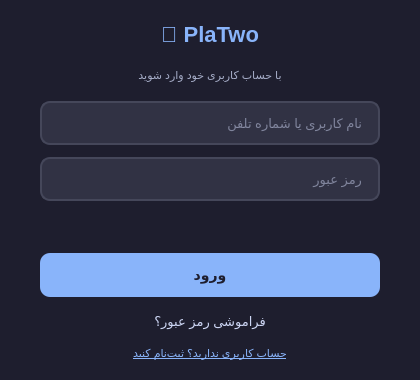
<?xml version="1.0" encoding="UTF-8"?>
<ui version="4.0">
 <class>LoginWindow</class>
 <widget class="QDialog" name="LoginWindow">
  <property name="geometry">
   <rect>
    <x>0</x>
    <y>0</y>
    <width>420</width>
    <height>380</height>
   </rect>
  </property>
  <property name="windowTitle">
   <string>PlaTwo - ورود</string>
  </property>
  <property name="styleSheet">
   <string notr="true">
QWidget {
    background-color: #1e1e2e;
    color: #cdd6f4;
    font-family: 'Segoe UI';
    font-size: 13px;
}
QLabel#titleLabel {
    color: #89b4fa;
    font-size: 22px;
    font-weight: bold;
}
QLabel#descLabel {
    color: #a6adc8;
    font-size: 11px;
}
QLabel#errorLabel {
    color: #f38ba8;
    font-size: 11px;
}
QLineEdit {
    background-color: #313244;
    border: 2px solid #45475a;
    border-radius: 10px;
    padding: 10px 14px;
    color: #cdd6f4;
    font-size: 13px;
    min-height: 20px;
}
QLineEdit:focus {
    border-color: #89b4fa;
}
QPushButton#loginBtn {
    background-color: #89b4fa;
    color: #1e1e2e;
    border: none;
    border-radius: 10px;
    font-size: 14px;
    font-weight: bold;
    padding: 12px;
    min-height: 20px;
}
QPushButton#loginBtn:hover {
    background-color: #b4befe;
}
QPushButton#loginBtn:pressed {
    background-color: #cba6f7;
}
QPushButton#signupBtn {
    color: #89b4fa;
    border: none;
    background: transparent;
    font-size: 11px;
    text-decoration: underline;
}
QPushButton#signupBtn:hover {
    color: #cba6f7;
}
QPushButton#forgotBtn {
    color: #6c7086;
    border: none;
    background: transparent;
    font-size: 11px;
    text-decoration: underline;
}
QPushButton#forgotBtn:hover {
    color: #cdd6f4;
}
   </string>
  </property>
  <widget class="QWidget" name="centralWidget">
   <property name="geometry">
    <rect>
     <x>40</x>
     <y>20</y>
     <width>340</width>
     <height>340</height>
    </rect>
   </property>
   <layout class="QVBoxLayout" name="verticalLayout">
    <property name="spacing">
     <number>12</number>
    </property>
    <item>
     <widget class="QLabel" name="titleLabel">
      <property name="text">
       <string>🎲 PlaTwo</string>
      </property>
      <property name="alignment">
       <set>Qt::AlignmentFlag::AlignCenter</set>
      </property>
     </widget>
    </item>
    <item>
     <widget class="QLabel" name="descLabel">
      <property name="text">
       <string>با حساب کاربری خود وارد شوید</string>
      </property>
      <property name="alignment">
       <set>Qt::AlignmentFlag::AlignCenter</set>
      </property>
     </widget>
    </item>
    <item>
     <widget class="QLineEdit" name="usernameLineEdit">
      <property name="placeholderText">
       <string>نام کاربری یا شماره تلفن</string>
      </property>
     </widget>
    </item>
    <item>
     <widget class="QLineEdit" name="passwordLineEdit">
      <property name="echoMode">
       <enum>QLineEdit::EchoMode::Password</enum>
      </property>
      <property name="placeholderText">
       <string>رمز عبور</string>
      </property>
     </widget>
    </item>
    <item>
     <widget class="QLabel" name="errorLabel">
      <property name="text">
       <string/>
      </property>
      <property name="alignment">
       <set>Qt::AlignmentFlag::AlignCenter</set>
      </property>
      <property name="wordWrap">
       <bool>true</bool>
      </property>
     </widget>
    </item>
    <item>
     <widget class="QPushButton" name="loginBtn">
      <property name="cursor">
       <cursorShape>PointingHandCursor</cursorShape>
      </property>
      <property name="text">
       <string>ورود</string>
      </property>
     </widget>
    </item>
    <item>
     <widget class="QPushButton" name="recoveryBtn">
      <property name="cursor">
       <cursorShape>PointingHandCursor</cursorShape>
      </property>
      <property name="text">
       <string>فراموشی رمز عبور؟</string>
      </property>
      <property name="flat">
       <bool>true</bool>
      </property>
     </widget>
    </item>
    <item>
     <widget class="QPushButton" name="signupBtn">
      <property name="cursor">
       <cursorShape>PointingHandCursor</cursorShape>
      </property>
      <property name="text">
       <string>حساب کاربری ندارید؟ ثبت‌نام کنید</string>
      </property>
      <property name="flat">
       <bool>true</bool>
      </property>
     </widget>
    </item>
   </layout>
  </widget>
 </widget>
 <resources/>
 <connections/>
</ui>
